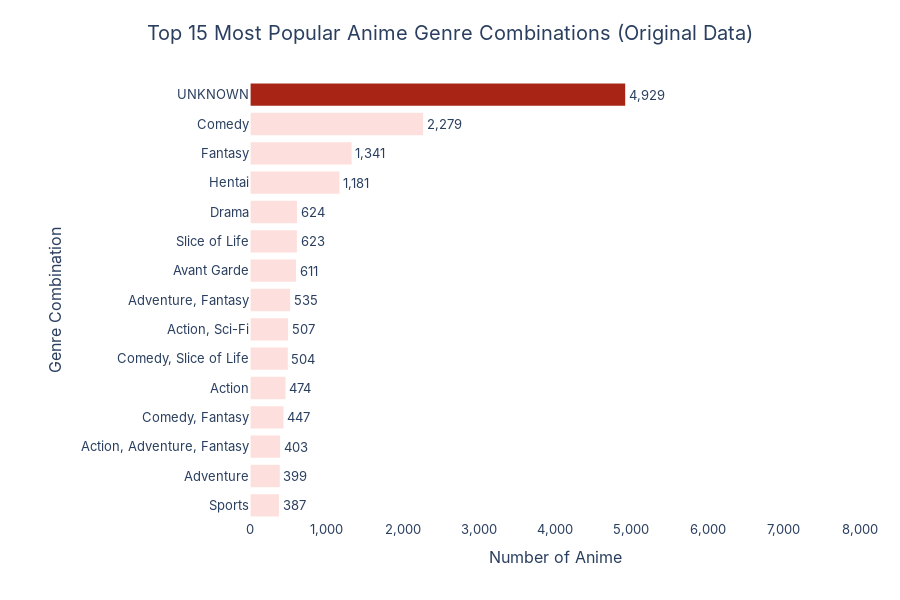

Here is the notebook cell this chart was saved with:
### Markdown cell above
### 3.3.1.Misleading Insight:
- What are the most frequently appearing genre combinations or genre strings as they are originally listed in the dataset?

### Code cell
genre_counts = df_anime_dataset_2023['Genres'].value_counts().head(15).reset_index()
genre_counts.columns = ['Genres', 'Count']

genre_counts = genre_counts.sort_values('Count', ascending=True)

max_count = genre_counts['Count'].max()

colors = ['#A82516' if count == max_count else '#FDE0DD' 
          for count in genre_counts['Count']]

fig = px.bar(
    genre_counts,
    x='Count',
    y='Genres',
    orientation='h',
    title='Top 15 Most Popular Anime Genre Combinations (Original Data)',
    labels={'Genres': 'Genre Combination', 'Count': 'Number of Anime'},
    text='Count'
)

fig.update_traces(
    marker_color=colors,
    marker_line_color='white',
    marker_line_width=1.2,
    textposition='outside',
    texttemplate='%{text:,}',
    hovertemplate='<b>Genres:</b> %{y}<br><b>Count:</b> %{x:,}<extra></extra>'
)

fig.update_xaxes(
    showgrid=False,
    zeroline=False,
    tickformat=',',
    dtick=1000,
    tick0=0,
    range=[0, 8000]  
)
fig.update_yaxes(
    showgrid=False,
    zeroline=False
)

fig.update_layout(
    title={'text': 'Top 15 Most Popular Anime Genre Combinations (Original Data)', 'x': 0.5, 'xanchor': 'center'},
    bargap=0.2,
    height=600,
    font=dict(family='Inter', size=13),
    title_font=dict(size=20),
    plot_bgcolor='white',
    paper_bgcolor='white',
    margin=dict(t=80, l=250, r=40, b=80),
    hoverlabel=dict(bgcolor='white', bordercolor='#888', font_size=12)
)

fig.show()

### Figure 1 — Plotly figure (JSON) as saved in the notebook; plotly's stock layout.template omitted (floating-point values rounded to 4 significant figures)
{"data": [{"hovertemplate": "<b>Genres:</b> %{y}<br><b>Count:</b> %{x:,}<extra></extra>", "legendgroup": "", "marker": {"color": ["#FDE0DD", "#FDE0DD", "#FDE0DD", "#FDE0DD", "#FDE0DD", "#FDE0DD", "#FDE0DD", "#FDE0DD", "#FDE0DD", "#FDE0DD", "#FDE0DD", "#FDE0DD", "#FDE0DD", "#FDE0DD", "#A82516"], "line": {"color": "white", "width": 1.2}, "pattern": {"shape": ""}}, "name": "", "orientation": "h", "showlegend": false, "text": [387.0, 399.0, 403.0, 447.0, 474.0, 504.0, 507.0, 535.0, 611.0, 623.0, 624.0, 1181.0, 1341.0, 2279.0, 4929.0], "textposition": "outside", "texttemplate": "%{text:,}", "type": "bar", "x": [387, 399, 403, 447, 474, 504, 507, 535, 611, 623, 624, 1181, 1341, 2279, 4929], "xaxis": "x", "y": ["Sports", "Adventure", "Action, Adventure, Fantasy", "Comedy, Fantasy", "Action", "Comedy, Slice of Life", "Action, Sci-Fi", "Adventure, Fantasy", "Avant Garde", "Slice of Life", "Drama", "Hentai", "Fantasy", "Comedy", "UNKNOWN"], "yaxis": "y"}], "layout": {"bargap": 0.2, "barmode": "relative", "font": {"family": "Inter", "size": 13}, "height": 600, "hoverlabel": {"bgcolor": "white", "bordercolor": "#888", "font": {"size": 12}}, "legend": {"tracegroupgap": 0}, "margin": {"b": 80, "l": 250, "r": 40, "t": 80}, "paper_bgcolor": "white", "plot_bgcolor": "white", "title": {"font": {"size": 20}, "text": "Top 15 Most Popular Anime Genre Combinations (Original Data)", "x": 0.5, "xanchor": "center"}, "xaxis": {"anchor": "y", "domain": [0, 1], "dtick": 1000, "range": [0, 8000], "showgrid": false, "tick0": 0, "tickformat": ",", "title": {"text": "Number of Anime"}, "zeroline": false}, "yaxis": {"anchor": "x", "domain": [0, 1], "showgrid": false, "title": {"text": "Genre Combination"}, "zeroline": false}}}
